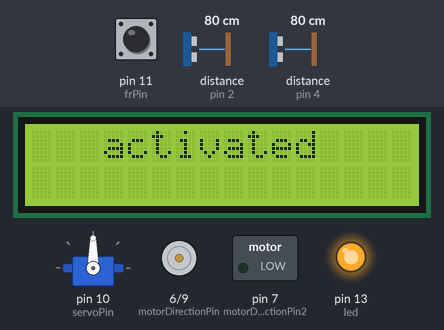
Recording of a sketch running on a simulated Arduino Uno, built with avr-gcc and run on an emulated ATmega328P. Shown: 16×2 character LCD, servo, direction and speed pins drawn as motors (green arrow = direction pin HIGH = forward, orange = LOW = backward, longer = more drive), switched loads named in the sketch (green lamp = pin HIGH), output pins drawn as LEDs (lit = HIGH). Wiring (inferred from the names in the program): 2 × ultrasonic range finder: trigger pin 3, echo pin 2 / trigger pin 5, echo pin 4. The inputs (shaded band) are chosen by the test bench; at power-on: pin 11 (frPin) HIGH, distance to the obstacle (sensors on pin 4, pin 2) 80 cm. The echo pulse lasts 58.3 µs per cm; pins used as bus, display or sensor lines are not drawn.

Above: at 4.2 s.
4.3 s: pin 11 (frPin) pulled LOW for 0.15 s
At 5.0 s:
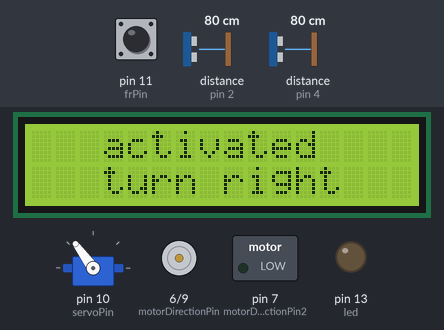
5.9 s: distance to the obstacle (sensor on pin 4) set to 17 cm
At 7.0 s:
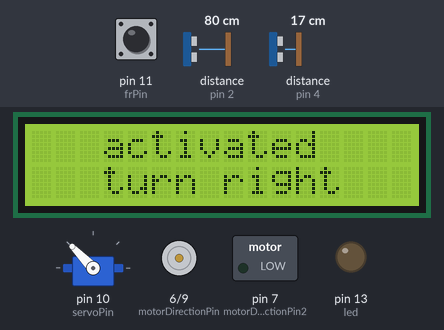
7.4 s: distance to the obstacle (sensor on pin 4) set to 14 cm
At 8.5 s:
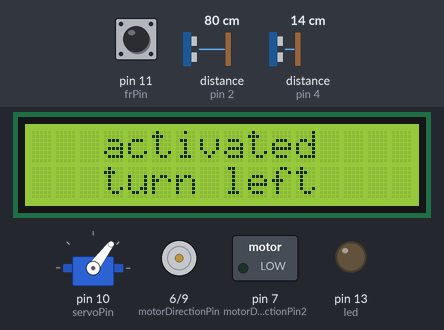
8.9 s: distance to the obstacle (sensor on pin 2) set to 65 cm
At 10.1 s:
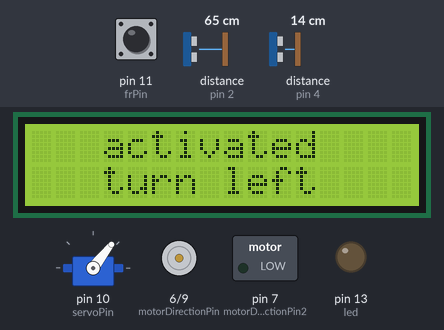
10.4 s: distance to the obstacle (sensor on pin 2) set to 56 cm
At 11.6 s:
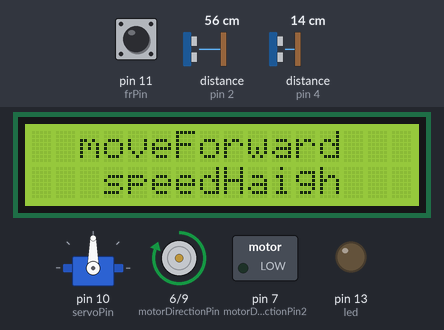
11.9 s: distance to the obstacle (sensor on pin 2) set to 17 cm
13.4 s: distance to the obstacle (sensor on pin 2) set to 14 cm
At 19.9 s:
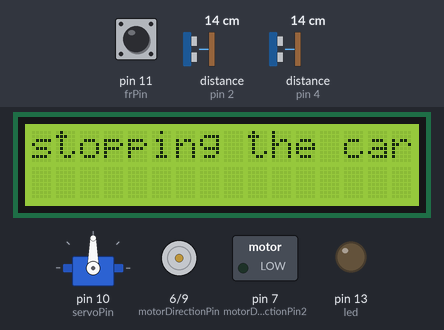
Timing chart, 0 to 21.4 s (numbered marks = the images above; inputs shaded):
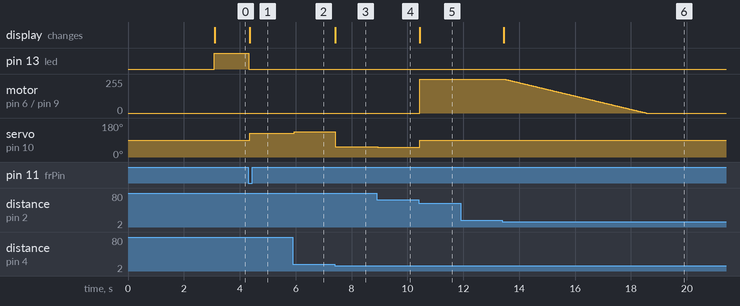

The sketch:

sketch_MRC.ino
```cpp
#include <Wire.h>
//#include <TensorFlowLite.h>
#include <LiquidCrystal_I2C.h>
#include <Servo.h>

#define LCD_ADDR 0x20
#define LCD_COLUMNS 16
#define LCD_ROWS 2
LiquidCrystal_I2C lcd(LCD_ADDR, LCD_COLUMNS, LCD_ROWS);

// Піни для лівого ехо-датчика та тригера
const int echoLeft = 2;
const int trigLeft = 3;

// Піни для правого ехо-датчика та тригера
const int echoRight = 4;
const int trigRight = 5;

// Піни для мотора
const int motorDirectionPin2 = 7;
const int motorDirectionPin = 6;
const int motorSpeedPin = 9;
const int frPin = 11;
// Пін для сервопривода
const int servoPin = 10;
//const int tahoPin = 8;
const int led = 13;

// Значення кута повороту максимально вліво або вправо
const int maxTurnAngle = 45;
long durationLeft, distanceLeft, durationRight, distanceRight;
long distance = 100;// максимальна відстань до перепони для повороту
long distance2 = 8;//мінімальна відстань до перепони перед зупинкою
long distance3 = 15;
long distance4 = 60;

int speedLow = 100;
int speedHaigh = 255;

bool flag1 = 0;
bool flag2 = 0;
bool flag3 = 0;
bool flag4 = 0;

float angleDifference = 0;
Servo myServo; // Об'єкт для сервопривода

int i = 255;
void turnRight();
void turnLeft();
void moveForward();
void smoothLyStopMotor();
void moveRevers();
void movDirect(unsigned int a, unsigned int b, unsigned int c);
void handleEncoder();


void setup() {
  Serial.begin(9600);
  lcd.init();

  lcd.backlight();
  lcd.print("   my race car  ");
  delay(3000);
  myServo.attach(servoPin); // Прикріплення сервопривода до піна
  pinMode(trigLeft, OUTPUT);
  pinMode(echoLeft, INPUT);
  pinMode(frPin, INPUT_PULLUP);

  pinMode(trigRight, OUTPUT);
  pinMode(echoRight, INPUT);
  pinMode(led, OUTPUT);


  pinMode(motorDirectionPin, OUTPUT);
  pinMode(motorDirectionPin2, OUTPUT);
  pinMode(motorSpeedPin, OUTPUT);
}

void loop() {
 //функція активації
bool frVal = !digitalRead (frPin);
//перший натиск кнопки
if(frVal == 1 && flag3 == 0 && flag4 == 0){
   flag3 = 1;
//відпускання
}else if(frVal == 0 && flag3 == 1){
  flag4 = 1;
//другий натиск кнопки
} else if (frVal == 1 && flag4 == 1){
  flag3 = 0;
}
 //відпускання
  if(frVal == 0 && flag4 == 1 && flag3 == 0){
    flag4 = 0;
  }

if(flag3 == 0){
    movDirect(0,0,0);
    myServo.write(90);
    digitalWrite (led, HIGH);
    lcd.clear();
    lcd.setCursor(0,0);
    lcd.print("   activated    ");
} else {
  digitalWrite (led, 0);
}


  //lcd.clear();
  // Вимірюємо відстані для лівого та правого ехо-датчиків
  distanceLeft = measureDistance(trigLeft, echoLeft);
  distanceRight = measureDistance(trigRight, echoRight);

  //Serial.print("Left Distance: ");
  //Serial.println(distanceLeft);
  //Serial.print("Right Distance: ");
  //Serial.println(distanceRight);

  //angleDifference = abs(distanceLeft - distanceRight);  // Обчислення відміни кутів

  //тороможення перед перепоною
  if (distanceLeft < distance3 && distanceRight < distance3) {
    smoothLyStopMotor();
    return;
  }

 //поворот в залежності від відстані  до перепони
  // Поворот вправо
  if ( distanceLeft < distance2 || distanceRight > distance3 && distanceRight < distance && flag3 == 1) {

    //lcd.clear();
    lcd.setCursor(0,1);
    lcd.print("   turn right   ");
    angleDifference = distanceRight;
    turnRight(angleDifference);
  }
  // Поворот вліво
  else if (distanceRight < distance2 || distanceLeft > distance4 && distanceLeft < distance && flag3 == 1)
  {

    //lcd.clear();
    lcd.setCursor(0,1);
    lcd.print("   turn left    ");
    angleDifference = distanceLeft;
    turnLeft(angleDifference);
  } else if(flag3 == 1) {
    myServo.write(90);

  //Продовжуємо рухатися вперед
  moveForward();
 }
}

  long measureDistance(int trigPin, int echoPin) {
  long duration, distance;

  digitalWrite(trigPin, LOW);
  delayMicroseconds(2);
  digitalWrite(trigPin, HIGH);
  delayMicroseconds(10);
  digitalWrite(trigPin, LOW);

  duration = pulseIn(echoPin, HIGH);
  distance = (duration / 2) / 29.1;  // Обчислення відстані у сантиметрах

    return distance;
  //}
}


void smoothLyStopMotor(){ //плавна зупинка перед перепоною
  if(flag3 == 1){
  lcd.clear();
  lcd.print("stopping the car");
  for(i; i >= 0; i--){
    analogWrite(motorSpeedPin, i);
    delay(20);
}
  //повний зупин
  movDirect(0,0,0);
 // flag1 = 1;
 // moveRevers();
  }
}
void moveRevers(){          //хід назад та вибір напрямку руху
  lcd.clear();
  lcd.print("   revers car   ");
  if(flag2 == 0 && flag3 == 1){

  lcd.setCursor(0,1);
  lcd.print("   turn left    ");
  myServo.write(90 - maxTurnAngle);
  movDirect(0,1,speedLow);  //рух назад з поворотом на ліво
  delay(1500);
  flag2 = 1;
  moveForward();

  }else if (flag2 == 1 && flag3 == 1){
  lcd.setCursor(0,1);
  lcd.print("   turn right   ");
  myServo.write(90 + maxTurnAngle);
  movDirect(0,1,speedLow);  //рух назад з поворотом на ліво
  delay(1500);
  flag2 = 0;
  moveForward();
}
}

void movDirect(unsigned int a, unsigned int b, unsigned int c){
  digitalWrite(motorDirectionPin, a);  //рух назад з поворотом на право
  digitalWrite(motorDirectionPin2, b);
  analogWrite(motorSpeedPin, c);
}

void turnLeft(float angleDifference) {
  int turnAngle = map(angleDifference, 0, 400, 90 - maxTurnAngle, 90);// Мапування відміни кутів на діапазон кутів сервопривода
  myServo.write(turnAngle);
  // Встановлення напрямку та швидкості мотора для руху вперед
  // mov(1,0,speedHiagh);      // Вперед

}

void turnRight(float angleDifference) {
   // Мапування відміни кутів на діапазон кутів сервопривода
  int turnAngle = map(angleDifference, 0, 400, 90 + maxTurnAngle, 90);
  myServo.write(turnAngle);

  // Встановлення напрямку та швидкості мотора для руху вперед
  //mov(1,0,speedHaigh);      // Вперед

}

void moveForward() {
 // lcd.clear();
  lcd.setCursor(0,0);
  lcd.print("  moveForward   ");
  // Реалізуйте логіку руху вперед
  if(distanceLeft < distance2 || distanceRight < distance2 ){
       lcd.setCursor(0,1);
       lcd.print("    speedLow    ");
       movDirect(1,0,speedLow);        // Вперед
  }else {
       lcd.setCursor(0,1);
       lcd.print("   speedHaigh   ");
       movDirect(1,0,speedHaigh);      // Вперед
}
}
```

Measured:
- the behaviour switches between 16 and 15 cm on distance to the obstacle (sensor on pin 4) (found by bisection; images 2 and 3)
- the behaviour switches between 62 and 61 cm on distance to the obstacle (sensor on pin 2) (found by bisection; images 4 and 5)
- the behaviour switches between 16 and 15 cm on distance to the obstacle (sensor on pin 2) (found by bisection; images 5 and 6)
- after the input at 4.3 s, pin 13 (led): HIGH → LOW at once; servo on pin 10 (servoPin): 90° → 126° after 0.05 s; the display: changes after 0.05 s (image 1)
- after the input at 5.9 s, servo on pin 10 (servoPin): 126° → 134° at once
- after the input at 7.4 s, servo on pin 10 (servoPin): 134° → 53° at once; the display: changes at once (image 3)
- after the input at 8.9 s, servo on pin 10 (servoPin): 53° → 52° at once
- after the input at 10.4 s, motor on pin 6 (motorDirectionPin) / pin 9 (motorSpeedPin): stopped → forward 255/255 at once; servo on pin 10 (servoPin): 52° → 90° at once; the display: changes at once (image 5)
- after the input at 11.9 s, every drawn part: stays the same
- after the input at 13.4 s, motor on pin 6 (motorDirectionPin) / pin 9 (motorSpeedPin): moves from forward 255/255 to stopped over 5.1 s, starting after 0.06 s; the display: changes at once (image 6)
